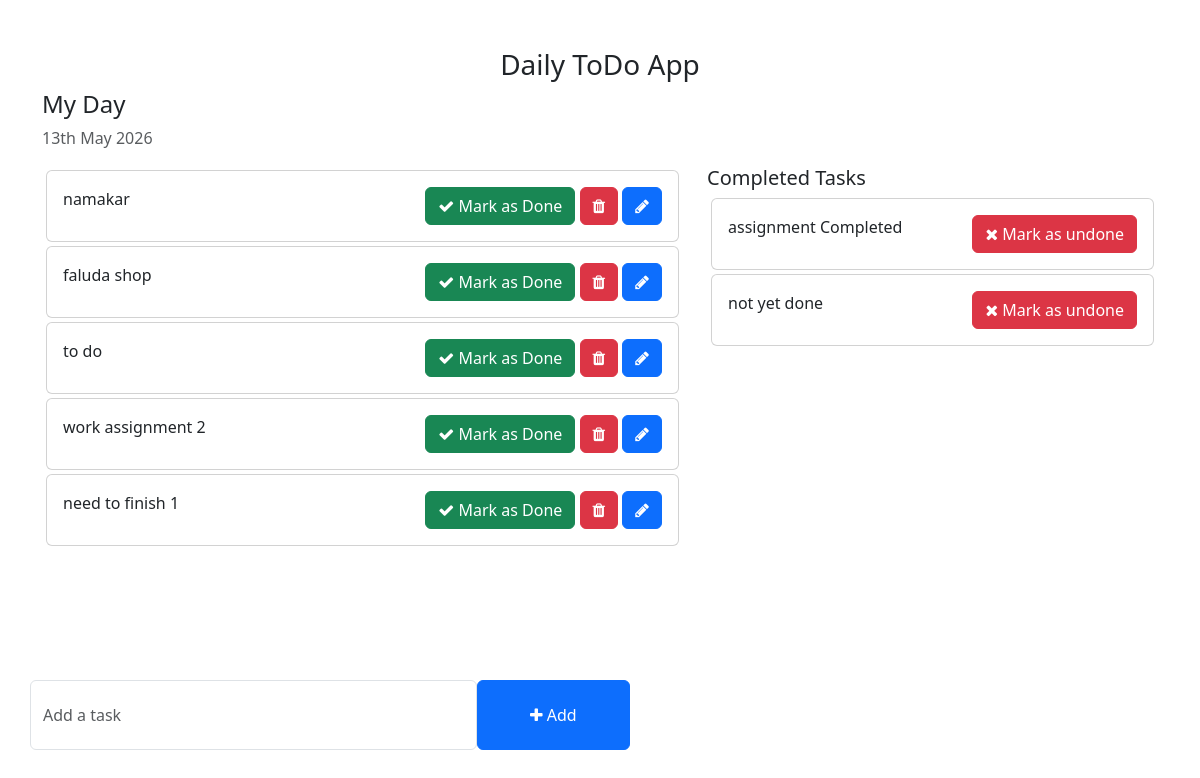
Before: / with the older database file.
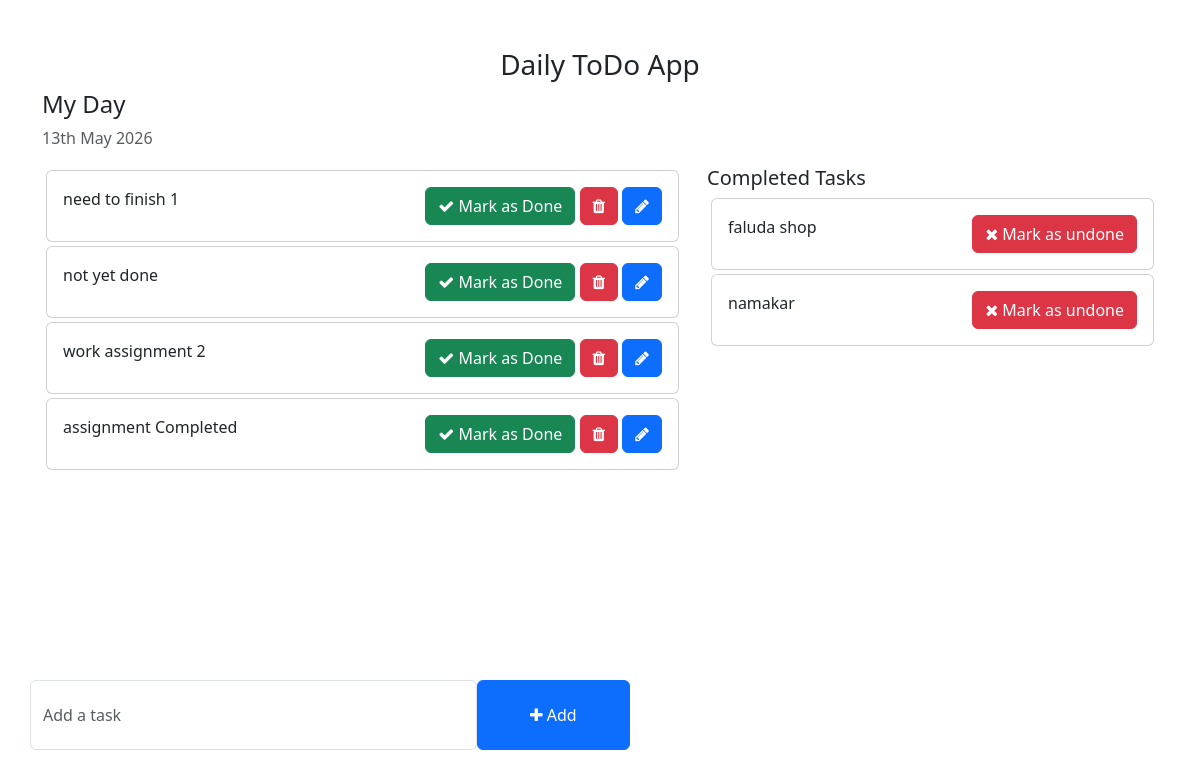
After: the same page with the newer database file.
### ToDo_App/models.py (models this page shows)
class Task(models.Model):
    task = models.CharField(max_length=250) ##--------- this task is going to print the value of index.html page
    is_completed = models.BooleanField(default= False)
    created_at = models.DateTimeField(auto_now_add= True)
    updated_at = models.DateTimeField(auto_now= True)
    def __str__(self):
        return self.task

### ToDo_Main/views.py (the view)
# urls.py: 2. Add a URL to urlpatterns:  path('', views.home, name='home')
def home(request):
    task = Task.objects.filter(is_completed = False).order_by('-updated_at') # here you can sort the value by asscending or decending order. - means decending
    completed_task = Task.objects.filter(is_completed = True)
    context = {
        "tasks" : task,  # from here we send tasks value to index.html to make
        "completed_task" : completed_task
    }
    return render(request, 'home.html', context)

### templates/home.html (shortened to what this page needs)
<!DOCTYPE html>
<html lang="en">
<head>
    <link href="https://cdn.jsdelivr.net/npm/bootstrap@5.3.0-alpha1/dist/css/bootstrap.min.css" rel="stylesheet">
    <link rel="stylesheet" href="https://cdnjs.cloudflare.com/ajax/libs/font-awesome/4.7.0/css/font-awesome.min.css">
</head>
<body>
    <div class="container">
        <h3 class="pt-5 text-center">Daily ToDo App</h3>
        <div class="row">
            <h4>My Day</h4>
            <p class="text-muted">{% now "jS F Y" %}</p>
            <div class="col-md-7 col-lg-7" style="height: 450px; overflow: scroll;">
                {% for task in tasks %}
                <div class="card m-1">
                    <div class="card-body">
                        {{ task.task }}
                        <span style="position: relative; float: right;">
                            <a href={% url 'mark_as_done' task.pk %} class="btn btn-success"><i class="fa fa-check"></i> Mark as Done</a>
                            <a href={% url 'mark_as_delete' task.pk %} class="btn btn-danger"><i class="fa fa-trash"></i></a>
                            <a href={% url 'mark_as_edit' task.pk %} class="btn btn-primary"><i class="fa fa-pencil"></i></a>
                        </span>
                    </div>
                </div>
                {% endfor %}
            </div>
            <div class="col-md-5 col-lg-5">
                <h5>Completed Tasks</h5>
                {% for task in completed_task %}
                <div class="card m-1">
                    <div class="card-body">
                        {{task}}
                        <span style="position: relative; float: right;">
                        <a href={% url 'mark_as_undone' task.pk %} class="btn btn-danger"><i class="fa fa-times"></i> Mark as undone</a>
                        </span>
                    </div>
                </div>
                {% endfor %}
            </div>
        </div>
        <div class="row">
            <div class="col-md-6 col-lg-6 p-0" style="position: absolute; bottom: 50px;">
                <form action="{% url 'addTask' %}" method = "POST">
                    <div class="form-group">
                        <span style="display: flex;">
                            <input name="task" type="text" class="form-control" placeholder="Add a task">
                            <button type="submit" class="btn btn-primary" style="width: 200px;"><i class="fa fa-plus"></i> Add</button>
                        </span>
                    </div>
                </form>
            </div>
        </div>
    </div>
</body>
</html>

### templates/home.html (style rules this page uses)
.form-control { padding: 1.375rem .75rem !important; }

Changed rows visible on the page:
removed Task: task "to do", shown under "My Day"
changed Task "need to finish 1": moves up the list
changed Task "not yet done": moves from the list under "Completed Tasks" to the list under "My Day"
changed Task "assignment Completed": moves from the list under "Completed Tasks" to the list under "My Day"
changed Task "faluda shop": moves from the list under "My Day" to the list under "Completed Tasks"
changed Task "namakar": moves from the list under "My Day" to the list under "Completed Tasks"
